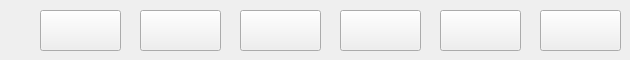
    <widget class="QWidget" name="tab">
     <attribute name="title">
      <string>Операторы</string>
     </attribute>
     <widget class="QPushButton" name="pushButton">
      <property name="enabled">
       <bool>true</bool>
      </property>
      <property name="geometry">
       <rect>
        <x>40</x>
        <y>10</y>
        <width>81</width>
        <height>41</height>
       </rect>
      </property>
      <property name="minimumSize">
       <size>
        <width>81</width>
        <height>41</height>
       </size>
      </property>
      <property name="maximumSize">
       <size>
        <width>81</width>
        <height>41</height>
       </size>
      </property>
      <property name="toolTip">
       <string>&lt;html&gt;&lt;head/&gt;&lt;body&gt;&lt;p&gt;Цикл for. Повторяет действия внутри себя в указанном диапазоне&lt;/p&gt;&lt;/body&gt;&lt;/html&gt;</string>
      </property>
      <property name="text">
       <string/>
      </property>
      <property name="icon">
       <iconset>
        <normaloff>../../Desktop/EPS/for.png</normaloff>../../Desktop/EPS/for.png</iconset>
      </property>
      <property name="iconSize">
       <size>
        <width>25</width>
        <height>25</height>
       </size>
      </property>
     </widget>
     <widget class="QPushButton" name="pushButton_2">
      <property name="geometry">
       <rect>
        <x>140</x>
        <y>10</y>
        <width>81</width>
        <height>41</height>
       </rect>
      </property>
      <property name="minimumSize">
       <size>
        <width>81</width>
        <height>41</height>
       </size>
      </property>
      <property name="maximumSize">
       <size>
        <width>81</width>
        <height>41</height>
       </size>
      </property>
      <property name="toolTip">
       <string>&lt;html&gt;&lt;head/&gt;&lt;body&gt;&lt;p&gt;Оператор if. Если условие, указанное внутри данного параметра, верно, то выполняется ветка then, иначе выполняется else&lt;/p&gt;&lt;/body&gt;&lt;/html&gt;</string>
      </property>
      <property name="text">
       <string/>
      </property>
      <property name="icon">
       <iconset>
        <normaloff>../../Desktop/EPS/if.png</normaloff>../../Desktop/EPS/if.png</iconset>
      </property>
      <property name="iconSize">
       <size>
        <width>25</width>
        <height>25</height>
       </size>
      </property>
     </widget>
     <widget class="QPushButton" name="pushButton_3">
      <property name="geometry">
       <rect>
        <x>240</x>
        <y>10</y>
        <width>81</width>
        <height>41</height>
       </rect>
      </property>
      <property name="minimumSize">
       <size>
        <width>81</width>
        <height>41</height>
       </size>
      </property>
      <property name="maximumSize">
       <size>
        <width>81</width>
        <height>41</height>
       </size>
      </property>
      <property name="toolTip">
       <string>&lt;html&gt;&lt;head/&gt;&lt;body&gt;&lt;p&gt;Цикл while. Пока условие, указанное в параметрах данного оператора, верно, выполняется действие внутри while&lt;/p&gt;&lt;/body&gt;&lt;/html&gt;</string>
      </property>
      <property name="text">
       <string/>
      </property>
      <property name="icon">
       <iconset>
        <normaloff>../../Desktop/EPS/while.png</normaloff>../../Desktop/EPS/while.png</iconset>
      </property>
      <property name="iconSize">
       <size>
        <width>50</width>
        <height>50</height>
       </size>
      </property>
     </widget>
     <widget class="QPushButton" name="pushButton_4">
      <property name="geometry">
       <rect>
        <x>340</x>
        <y>10</y>
        <width>81</width>
        <height>41</height>
       </rect>
      </property>
      <property name="minimumSize">
       <size>
        <width>81</width>
        <height>41</height>
       </size>
      </property>
      <property name="maximumSize">
       <size>
        <width>81</width>
        <height>41</height>
       </size>
      </property>
      <property name="toolTip">
       <string>&lt;html&gt;&lt;head/&gt;&lt;body&gt;&lt;p&gt;Оператор присваивания. В параметрах указывается имя переменной (уже существующей или новой) и её новое значение&lt;/p&gt;&lt;/body&gt;&lt;/html&gt;</string>
      </property>
      <property name="text">
       <string/>
      </property>
      <property name="icon">
       <iconset>
        <normaloff>../../Desktop/EPS/123.png</normaloff>../../Desktop/EPS/123.png</iconset>
      </property>
      <property name="iconSize">
       <size>
        <width>50</width>
        <height>50</height>
       </size>
      </property>
     </widget>
     <widget class="QPushButton" name="pushButton_5">
      <property name="geometry">
       <rect>
        <x>440</x>
        <y>10</y>
        <width>81</width>
        <height>41</height>
       </rect>
      </property>
      <property name="minimumSize">
       <size>
        <width>81</width>
        <height>41</height>
       </size>
      </property>
      <property name="maximumSize">
       <size>
        <width>81</width>
        <height>41</height>
       </size>
      </property>
      <property name="toolTip">
       <string>&lt;html&gt;&lt;head/&gt;&lt;body&gt;&lt;p&gt;Оператор write. Выводит на экран то, что указано в его параметре. Если сообщение находится в кавычках &amp;quot; &amp;quot;, то выводит без изменений, иначе пытается найти переменную с указанным именем и вывести её значение&lt;/p&gt;&lt;/body&gt;&lt;/html&gt;</string>
      </property>
      <property name="text">
       <string/>
      </property>
      <property name="icon">
       <iconset>
        <normaloff>../../Desktop/EPS/write.png</normaloff>../../Desktop/EPS/write.png</iconset>
      </property>
      <property name="iconSize">
       <size>
        <width>50</width>
        <height>50</height>
       </size>
      </property>
     </widget>
     <widget class="QPushButton" name="pushButton_6">
      <property name="geometry">
       <rect>
        <x>540</x>
        <y>10</y>
        <width>81</width>
        <height>41</height>
       </rect>
      </property>
      <property name="minimumSize">
       <size>
        <width>81</width>
        <height>41</height>
       </size>
      </property>
      <property name="maximumSize">
       <size>
        <width>81</width>
        <height>41</height>
       </size>
      </property>
      <property name="toolTip">
       <string>&lt;html&gt;&lt;head/&gt;&lt;body&gt;&lt;p&gt;Оператор read. Считывает значение с клавиатуры в переменную, указанную в параметре&lt;/p&gt;&lt;/body&gt;&lt;/html&gt;</string>
      </property>
      <property name="text">
       <string/>
      </property>
      <property name="icon">
       <iconset>
        <normaloff>../../Desktop/EPS/read.png</normaloff>../../Desktop/EPS/read.png</iconset>
      </property>
      <property name="iconSize">
       <size>
        <width>50</width>
        <height>50</height>
       </size>
      </property>
     </widget>
    </widget>
